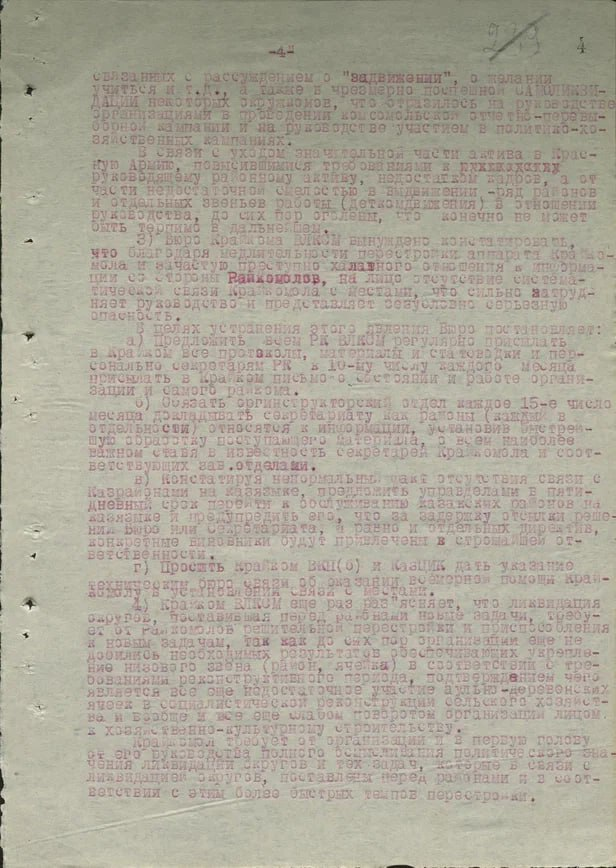
#> input picture img/original/0001.jpg, 616 x 868 px
$ python edit_fun.py
#> lines starting #> are read from the running program, lines starting #| are printed output that depends on the picture
from PIL import Image, ImageEnhance


# Функция для обработки изображения
def process_image(input_path, output_path, brightness_factor=0.5, contrast_factor=3, exposure_steps=1):
    # Открываем изображение
#> called with input_path = 'original/0001.jpg', output_path = 'edit/0001.jpg', brightness_factor = 0.5, contrast_factor = 3, exposure_steps = 1
    image = Image.open(input_path)
#> image is the input picture: PIL image 616x868 RGB; mean R, G, B 173.4, 167.8, 154.1

    # Увеличиваем яркость
    enhancer = ImageEnhance.Brightness(image)
    image = enhancer.enhance(brightness_factor)  # Коэффициент яркости (1.0 - оригинал)
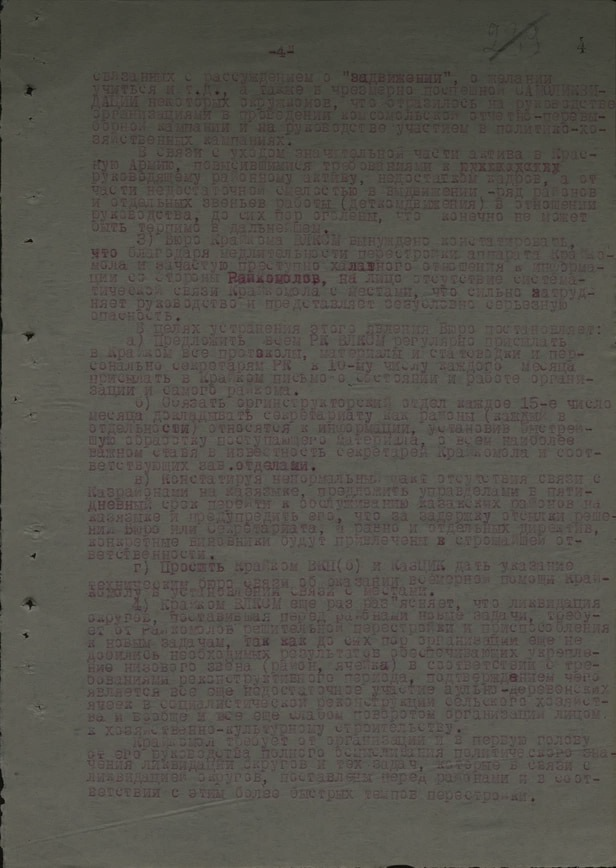
#> image: PIL image 616x868 RGB; mean R, G, B 86.4, 83.7, 76.8

    # Увеличиваем четкость
    sharpness_enhancer = ImageEnhance.Sharpness(image)
    image = sharpness_enhancer.enhance(2.0)  # Коэффициент увеличения четкости

    # Преобразуем изображение в черно-белое
    image = image.convert("L")
#> image: PIL image 616x868 L

    # Увеличиваем контраст
    contrast_enhancer = ImageEnhance.Contrast(image)
    image = contrast_enhancer.enhance(contrast_factor)  # Коэффициент увеличения контраста
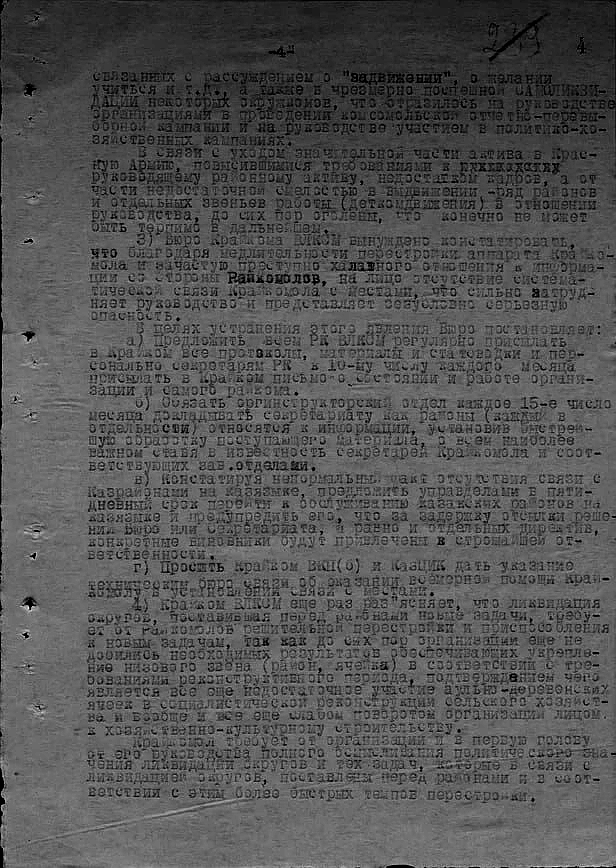
#> image: PIL image 616x868 L; min 0, max 255, mean 83.6

    # Увеличиваем экспозицию
    # Экспозиция может быть реализована через изменение значения пикселей
    if exposure_steps > 0:
        image = image.point(lambda p: min(p * (2 ** exposure_steps), 255))
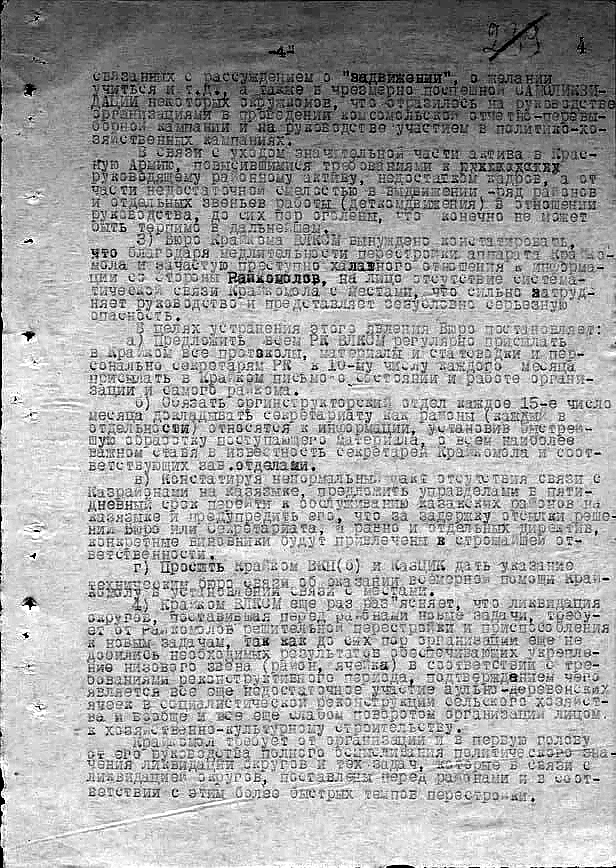
#> image: PIL image 616x868 L; min 0, max 255, mean 166.8

    # Сохраняем обработанное изображение
    image.save(output_path)


# Пример использования функции
input_image_path = 'original/0001.jpg'  # путь к исходному изображению
output_image_path = 'edit/0001.jpg'  # путь для сохранения обработанного изображения

# Пример параметров
brightness_factor = 0.5  # Яркость +20%
contrast_factor = 3  # Контраст +25%
exposure_steps = 1  # Экспозиция +1 ступень

process_image(input_image_path, output_image_path, brightness_factor, contrast_factor, exposure_steps)

$ run again, with img/original/0002.jpg copied over img/original/0001.jpg
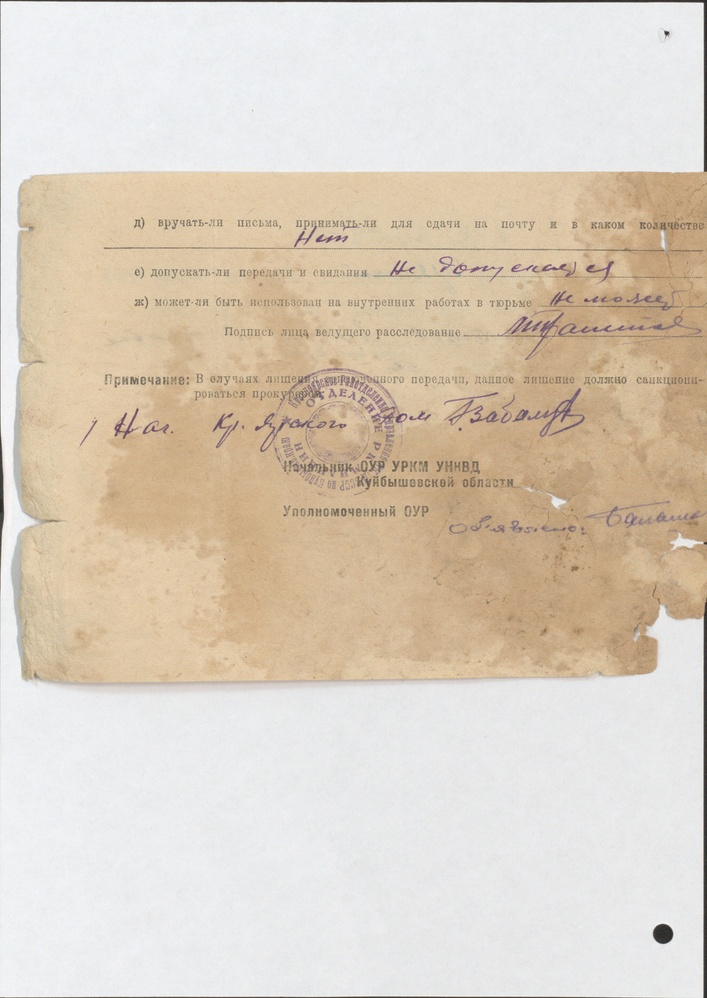
#> input picture img/original/0002.jpg, 707 x 998 px, shrunk from 2492 x 3520 before the run
#> in process_image, image is the input picture: PIL image 707x998 RGB; mean R, G, B 219.7, 207.9, 192.7
#> in process_image, `image = contrast_enhancer.enhance(contrast_factor)`:
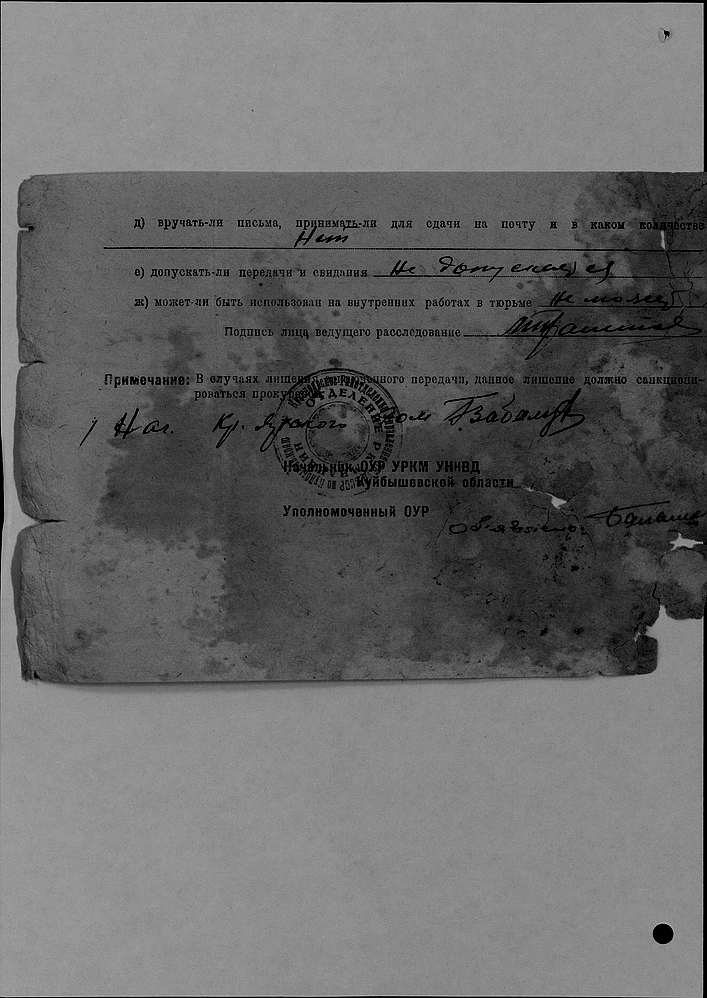
#> image: PIL image 707x998 L; min 0, max 222, mean 105.4
#> in process_image, `image = image.point(lambda p: min(p * (2 ** exposure_steps), 255))`:
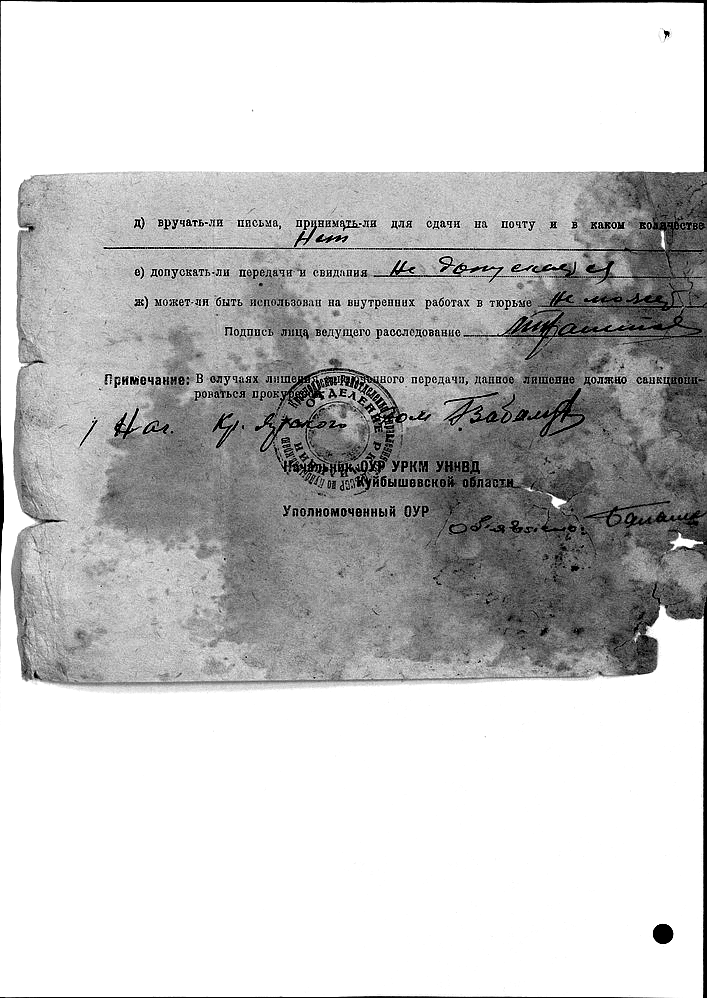
#> image: PIL image 707x998 L; min 0, max 255, mean 196
